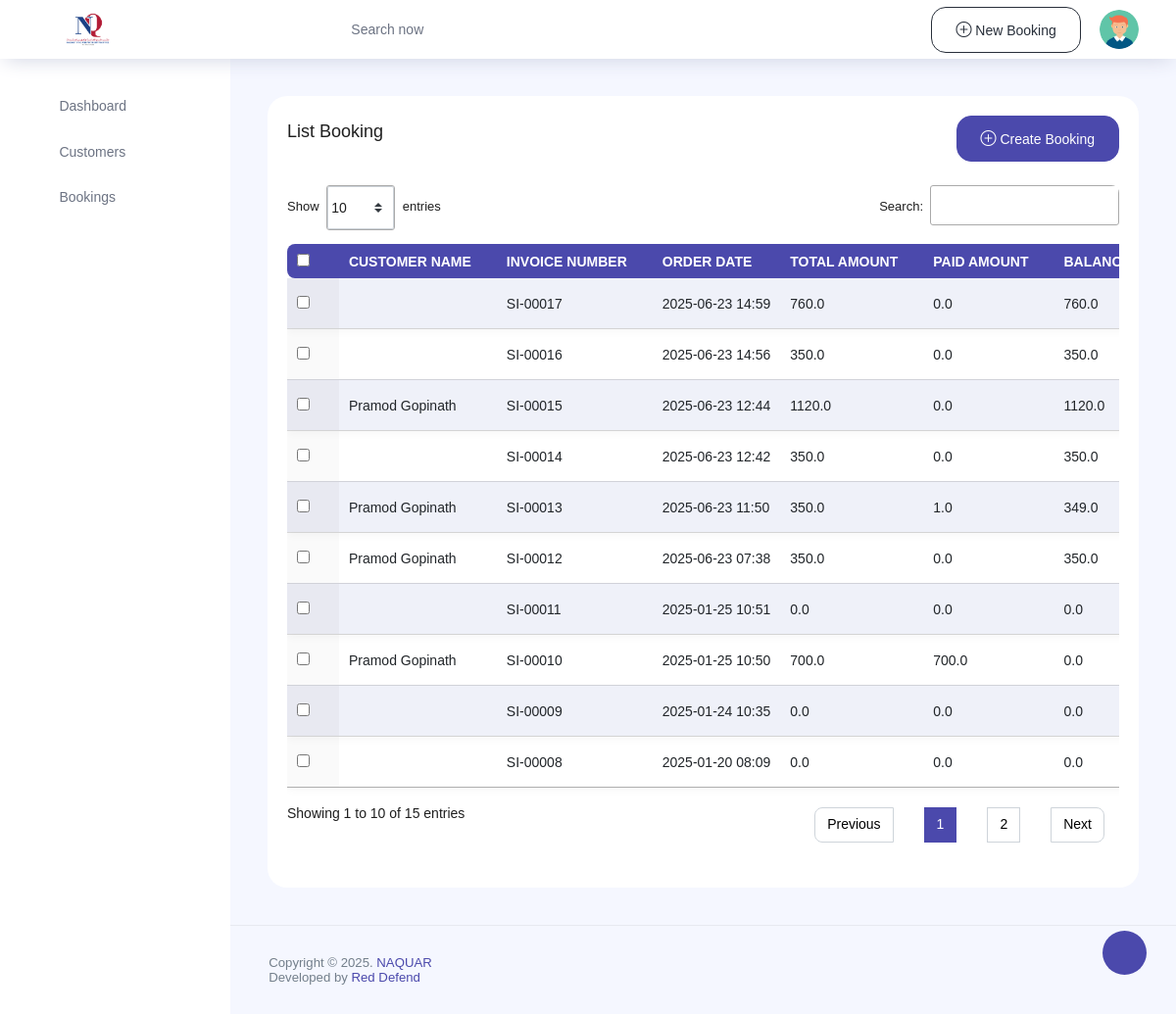
The app's page /services/list_bookings with its own data.
### service/models.py (models this page shows, shortened)
class Order(models.Model):
    customer = models.ForeignKey(Customers, on_delete=models.SET_NULL,null=True,blank=True)
    invoice_number = models.CharField(max_length=20, unique=True)
    order_date = models.DateTimeField(auto_now_add=True)
    total_amount_from_customer = models.FloatField(default=0)  # Set default to 0
    service_fee = models.FloatField(default=0)  # Set default to 0
    total_amount_before_discount = models.FloatField(default=0)  # Set default to 0
    total_tax = models.FloatField(default=0)
    total_amount = models.FloatField(default=0)
    payment_status1 = models.CharField(max_length=20, default='UNPAID', choices=(("UNPAID","UNPAID"),("PAID","PAID"),("PARTIALLY","PARTIALLY")))
    payment_status = models.BooleanField(default=False)
    discount = models.FloatField(default=0)
    bill_discount = models.FloatField(default=0)
    save_status = models.BooleanField(default=False)
    paid_amount = models.FloatField(default=0)
    balance_amount = models.FloatField(default=0)
    total_fine = models.FloatField(default=0)
    total_extra = models.FloatField(default=0)
    delivery_status = models.CharField(max_length=30, default="Not Delivered", choices= (
                                                                                            ("Not Delivered", "Not Delivered"),
                                                                                            ("Partially Delivered", "Partially Delivered"),
                                                                                            ("Delivered", "Delivered"),
                                                                                            ("Cancelled", "Cancelled"),
                                                                                        ))

class Customers(models.Model):
    name = models.CharField(max_length=100, null=True, blank=True)
    email = models.EmailField( null=True, blank=True)
    phone = models.CharField(max_length=15, null=True, blank=True)
    address = models.TextField( null=True, blank=True)
    eid_number = models.CharField(max_length=20, null=True, blank=True)
    customer_type = models.CharField(max_length=20, default="Individual",choices=(("Individual", "Individual"), ("Company", "Company")))
    date_added = models.DateField(auto_now_add=True)

### service/views.py (the view)
# urls.py: path("list_bookings",views.list_bookings,name="list_bookings"),
def list_bookings(request):
    context = {
        "bookings": Order.objects.all().order_by("-order_date")
    }
    return render(request,"list-bookings.html",context)

### templates/list-bookings.html (shortened to what this page needs)
{% extends 'index.html' %}
{% block content %}
<div class="content-page card position-relative">
    <div class="container-fluid card-body">
        <div class="row">
            <div class="col-lg-12">
                <div class="d-flex flex-wrap flex-wrap align-items-center justify-content-between mb-4">
                    <div>
                        <h4 class="mb-3">List Booking</h4>
                    </div>
                    <a type="button" class="btn btn-primary" href="{%url 'CreateOrder' %}">
                        <i class="bi bi-plus-circle"></i> Create Booking
                    </a>
                </div>
            </div>
            <div class="col-lg-12">
                <div class="table-responsive rounded mb-3">
                    <table id="userTable" class="table table-striped table-borderless display expandable-table">
                        <thead class="bg-white text-uppercase">
                            <tr class="ligth ligth-data">
                                <th>
                                    <div class="checkbox d-inline-block">
                                        <input type="checkbox" class="checkbox-input" id="checkbox1">
                                    </div>
                                </th>
                                <th>Customer Name</th>
                                <th>Invoice Number</th>
                                <th>Order Date</th>
                                <th>Total Amount</th>
                                <th>Paid Amount</th>
                                <th>Balance Amount</th>
                            </tr>
                        </thead>
                        <tbody>
                            {% for order in bookings %}
                            <tr>
                                <td>
                                    <div class="checkbox d-inline-block">
                                        <input type="checkbox" class="checkbox-input" id="checkbox{{ order.id }}">
                                    </div>
                                </td>
                                <td>{{ order.customer.name }}</td>
                                <td>{{ order.invoice_number }}</td>
                                <td>{{ order.order_date|date:"Y-m-d H:i" }}</td>
                                <td>{{ order.total_amount_from_customer }}</td>
                                <td>{{ order.paid_amount }}</td>
                                <td>{{ order.balance_amount }}</td>
                            </tr>
                            {% endfor %}
                        </tbody>
                    </table>
                </div>
            </div>
        </div>
    </div>
</div>
<link rel="stylesheet" href="https://cdn.datatables.net/1.13.1/css/jquery.dataTables.min.css">
    {% endblock %}

### templates/list-bookings.html (style rules this page uses)
td { height: 35px; }

### records on screen
Order: invoice_number "SI-00017", order_date "2025-06-23 14:59", total_amount_from_customer "760.0", paid_amount "0.0", balance_amount "760.0"
Order: invoice_number "SI-00016", order_date "2025-06-23 14:56", total_amount_from_customer "350.0", paid_amount "0.0", balance_amount "350.0"
Order: customer.name "Pramod Gopinath", invoice_number "SI-00015", order_date "2025-06-23 12:44", total_amount_from_customer "1120.0", paid_amount "0.0", balance_amount "1120.0"
Order: invoice_number "SI-00014", order_date "2025-06-23 12:42", total_amount_from_customer "350.0", paid_amount "0.0", balance_amount "350.0"
Order: customer.name "Pramod Gopinath", invoice_number "SI-00013", order_date "2025-06-23 11:50", total_amount_from_customer "350.0", paid_amount "1.0", balance_amount "349.0"
Order: customer.name "Pramod Gopinath", invoice_number "SI-00012", order_date "2025-06-23 07:38", total_amount_from_customer "350.0", paid_amount "0.0", balance_amount "350.0"
Order: invoice_number "SI-00011", order_date "2025-01-25 10:51", total_amount_from_customer "0.0", paid_amount "0.0", balance_amount "0.0"
Order: customer.name "Pramod Gopinath", invoice_number "SI-00010", order_date "2025-01-25 10:50", total_amount_from_customer "700.0", paid_amount "700.0", balance_amount "0.0"
Order: invoice_number "SI-00009", order_date "2025-01-24 10:35", total_amount_from_customer "0.0", paid_amount "0.0", balance_amount "0.0"
Order: invoice_number "SI-00008", order_date "2025-01-20 08:09", total_amount_from_customer "0.0", paid_amount "0.0", balance_amount "0.0"
